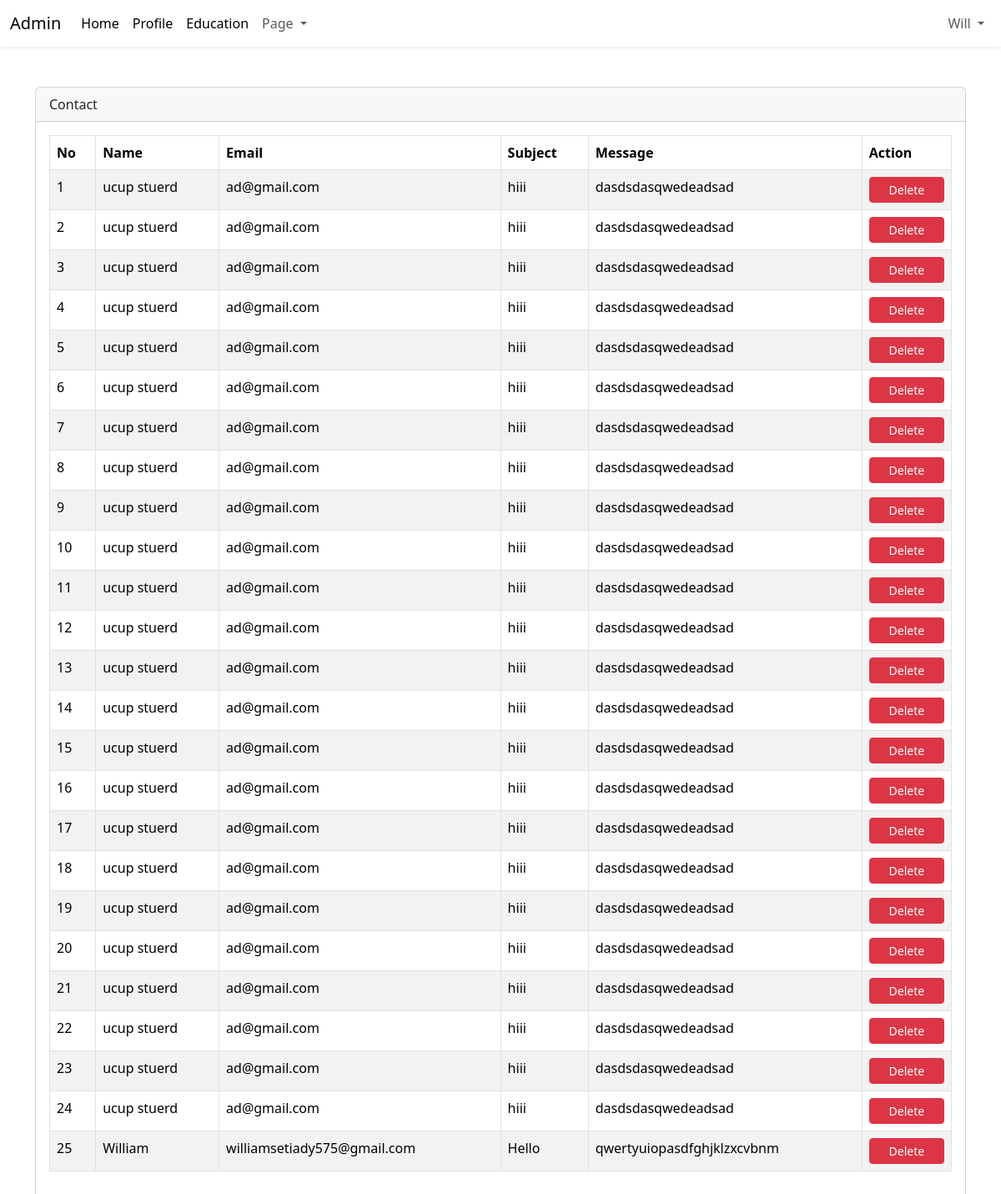
Page /admin/dashboard.php?page=contact (signed in) on the committed database.
### tables this page shows
CREATE TABLE `contacts` (
  `contact_id` int(11) NOT NULL,
  `contact_name` varchar(50) NOT NULL,
  `contact_email` varchar(50) NOT NULL,
  `contact_subject` varchar(100) NOT NULL,
  `contact_message` text NOT NULL,
  `created_at` timestamp NOT NULL DEFAULT current_timestamp(),
  `update_at` timestamp NULL DEFAULT NULL ON UPDATE current_timestamp()
);

### admin/content/contact.php (the view, shortened to what this page needs)
<?php
$query = mysqli_query($config, "SELECT * FROM contacts ORDER BY contact_id DESC");
$row = mysqli_fetch_all($query, MYSQLI_ASSOC);
?>
<div class="table-responsive">
    <table id="table" class="table table-bordered table-striped">
        <thead>
            <tr>
                <th>No</th>
                <th>Name</th>
                <th>Email</th>
                <th>Subject</th>
                <th>Message</th>
                <th>Action</th>
            </tr>
        </thead>
        <tbody>
            <?php foreach ($row as $key => $data_value): ?>
                <tr>
                    <td><?= $key + 1; ?></td>
                    <td><?= $data_value['contact_name']; ?></td>
                    <td><?= $data_value['contact_email']; ?></td>
                    <td><?= $data_value['contact_subject']; ?></td>
                    <td><?= $data_value['contact_message']; ?></td>
                    <td>
                        <a onclick="return confirm('Are you sure?')"
                            href="?page=contact&delete= <?php echo $data_value['contact_id']; ?>"
                            class="btn btn-danger btn-sm content-center d-flex justify-content-center">Delete</a>
                    </td>
                </tr>
            <?php endforeach ?>
        </tbody>
    </table>
</div>

### rows in the picture
contacts: contact_name "ucup stuerd", contact_email "ad@gmail.com", contact_subject "hiii", contact_message "dasdsdasqwedeadsad"
contacts: contact_name "ucup stuerd", contact_email "ad@gmail.com", contact_subject "hiii", contact_message "dasdsdasqwedeadsad"
contacts: contact_name "ucup stuerd", contact_email "ad@gmail.com", contact_subject "hiii", contact_message "dasdsdasqwedeadsad"
contacts: contact_name "ucup stuerd", contact_email "ad@gmail.com", contact_subject "hiii", contact_message "dasdsdasqwedeadsad"
contacts: contact_name "ucup stuerd", contact_email "ad@gmail.com", contact_subject "hiii", contact_message "dasdsdasqwedeadsad"
contacts: contact_name "ucup stuerd", contact_email "ad@gmail.com", contact_subject "hiii", contact_message "dasdsdasqwedeadsad"
contacts: contact_name "ucup stuerd", contact_email "ad@gmail.com", contact_subject "hiii", contact_message "dasdsdasqwedeadsad"
contacts: contact_name "ucup stuerd", contact_email "ad@gmail.com", contact_subject "hiii", contact_message "dasdsdasqwedeadsad"
contacts: contact_name "ucup stuerd", contact_email "ad@gmail.com", contact_subject "hiii", contact_message "dasdsdasqwedeadsad"
contacts: contact_name "ucup stuerd", contact_email "ad@gmail.com", contact_subject "hiii", contact_message "dasdsdasqwedeadsad"
contacts: contact_name "ucup stuerd", contact_email "ad@gmail.com", contact_subject "hiii", contact_message "dasdsdasqwedeadsad"
contacts: contact_name "ucup stuerd", contact_email "ad@gmail.com", contact_subject "hiii", contact_message "dasdsdasqwedeadsad"
contacts: contact_name "ucup stuerd", contact_email "ad@gmail.com", contact_subject "hiii", contact_message "dasdsdasqwedeadsad"
contacts: contact_name "ucup stuerd", contact_email "ad@gmail.com", contact_subject "hiii", contact_message "dasdsdasqwedeadsad"
contacts: contact_name "ucup stuerd", contact_email "ad@gmail.com", contact_subject "hiii", contact_message "dasdsdasqwedeadsad"
contacts: contact_name "ucup stuerd", contact_email "ad@gmail.com", contact_subject "hiii", contact_message "dasdsdasqwedeadsad"
contacts: contact_name "ucup stuerd", contact_email "ad@gmail.com", contact_subject "hiii", contact_message "dasdsdasqwedeadsad"
contacts: contact_name "ucup stuerd", contact_email "ad@gmail.com", contact_subject "hiii", contact_message "dasdsdasqwedeadsad"
contacts: contact_name "ucup stuerd", contact_email "ad@gmail.com", contact_subject "hiii", contact_message "dasdsdasqwedeadsad"
contacts: contact_name "ucup stuerd", contact_email "ad@gmail.com", contact_subject "hiii", contact_message "dasdsdasqwedeadsad"
contacts: contact_name "ucup stuerd", contact_email "ad@gmail.com", contact_subject "hiii", contact_message "dasdsdasqwedeadsad"
contacts: contact_name "ucup stuerd", contact_email "ad@gmail.com", contact_subject "hiii", contact_message "dasdsdasqwedeadsad"
contacts: contact_name "ucup stuerd", contact_email "ad@gmail.com", contact_subject "hiii", contact_message "dasdsdasqwedeadsad"
contacts: contact_name "ucup stuerd", contact_email "ad@gmail.com", contact_subject "hiii", contact_message "dasdsdasqwedeadsad"
contacts: contact_name "William", contact_email "williamsetiady575@gmail.com", contact_subject "Hello", contact_message "qwertyuiopasdfghjklzxcvbnm"

### other values in the picture
$_name "Will"
str_replace("_", " ", ucfirst($_GET['page'])) "Contact"
